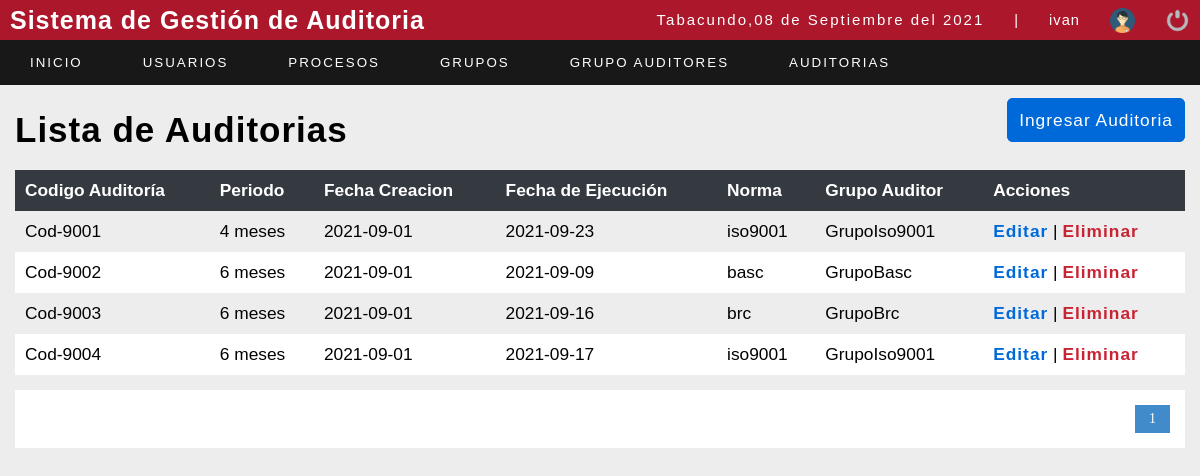
/sistema/lista_detalleauditoria.php (signed in), run on the app's committed database.
### tables this page shows
CREATE TABLE `norma` (
  `idnorma` int(11) NOT NULL,
  `nombrenorma` varchar(50) NOT NULL
);

CREATE TABLE `detalleauditoria` (
  `iddetalleauditoria` int(11) NOT NULL,
  `codigoauditoria` varchar(80) NOT NULL,
  `idperiodo` int(11) NOT NULL,
  `fechaejecucion` date NOT NULL,
  `idgrupo` int(11) NOT NULL,
  `fechacreacion` date NOT NULL DEFAULT current_timestamp(),
  `estado` int(11) NOT NULL DEFAULT 1
);

CREATE TABLE `periodo` (
  `idperiodo` int(11) NOT NULL,
  `tiempoperiodo` varchar(50) NOT NULL
);

CREATE TABLE `grupoauditor` (
  `idgrupo` int(11) NOT NULL,
  `nombregrupo` varchar(50) NOT NULL,
  `idnorma` int(11) NOT NULL
);

### sistema/lista_detalleauditoria.php (the view, shortened to what this page needs)
<?php
include "../conexion.php";
?>
<!DOCTYPE html>
<html lang="en">
<head>
	<?php include "includes/scripts.php"; ?>
	<link rel="stylesheet" href="https://pro.fontawesome.com/releases/v5.10.0/css/all.css" />
</head>
<body>
	<?php include "includes/header.php"; ?>
	<section id="container">
		<div style="display: flex;  justify-content:space-between; margin: 20px 0px; ">
		<h1>Lista de Auditorias</h1>
		<div style="justify-content:flex-end">
		<a style="border: 2px solid #0069D9;  color: #ffffff; background-color: #0069D9; border-radius: 6px;" href="registro_auditoria.php" class="btn_save">Ingresar Auditoria</a>
	    </div>
		</div>
		<table>
			<tr>
				<th>Codigo Auditoría</th>
				<th>Periodo</th>
				<th>Fecha Creacion</th>
				<th>Fecha de Ejecución</th>
				<th>Norma</th>
				<th>Grupo Auditor</th>
				<th>Acciones</th>
			</tr>
			<?php
			$sql_registe = mysqli_query($conection, "SELECT COUNT(*) as total_registro FROM norma n, grupoauditor ga,detallegrupo dg, detalleauditoria da, periodo p WHERE P.idperiodo=da.idperiodo AND n.idnorma=ga.idnorma AND dg.idgrupo=da.idgrupo and dg.idgrupo=ga.idgrupo AND dg.idrolauditor=1");
			$result_register = mysqli_fetch_array($sql_registe);
			$total_registro = $result_register['total_registro'];
			$por_pagina = 15;
			if (empty($_GET['pagina'])) {
				$pagina = 1;
			} else {
				$pagina = $_GET['pagina'];
			}
			$desde = ($pagina - 1) * $por_pagina;
			$total_paginas = ceil($total_registro / $por_pagina);
			$query = mysqli_query($conection, "SELECT iddetalleauditoria,codigoauditoria,tiempoperiodo,fechacreacion,fechaejecucion,nombrenorma,nombregrupo FROM norma n, grupoauditor ga,detallegrupo dg, detalleauditoria da, periodo p WHERE P.idperiodo=da.idperiodo AND n.idnorma=ga.idnorma AND dg.idgrupo=da.idgrupo and dg.idgrupo=ga.idgrupo AND dg.idrolauditor=1 ORDER BY codigoauditoria ASC LIMIT $desde,$por_pagina");
			$result = mysqli_num_rows($query);
			if ($result > 0) {
				while ($data = mysqli_fetch_array($query)) {
			?>
					<tr>
						<td><?php echo $data[1]; ?></td>
						<td><?php echo $data[2]; ?></td>
						<td><?php echo $data[3]; ?></td>
						<td><?php echo $data[4]; ?></td>
						<td><?php echo $data[5]; ?></td>
						<td><?php echo $data[6]; ?></td>
						<td>
							<a class="link_edit" href="editar_auditoria.php?id=<?php echo $data[0]; ?>">Editar</a>
							<?php if ($_SESSION['rol'] == 1) { ?>
								|
								<a class="link_delete" href="eliminar_auditorias.php?id=<?php echo $data[0]; ?>">Eliminar</a>
							<?php } ?>
						</td>
					</tr>
			<?php
				}
			}
			?>
		</table>
		<div class="paginador">
			<ul>
				<?php
				for ($i = 1; $i <= $total_paginas; $i++) {
					if ($i == $pagina) {
						echo '<li class="pageSelected">' . $i . '</li>';
					} else {
						echo '<li><a href="?pagina=' . $i . '">' . $i . '</a></li>';
					}
				}
				?>
			</ul>
		</div>
	</section>
</body>
</html>

### sistema/css/style.css (style rules this page uses)
* { margin: 0; padding: 0; box-sizing: border-box; }
body { background: #ededed; }
h1, h2, h3, h4, h5, h6 { font-family: Arial, sans-serif; font-weight: bold; letter-spacing: 1px; }
h1 { font-size: 25px; }
a { text-decoration: none; font-family: Arial, sans-serif; letter-spacing: 1px; }
#container { padding: 90px 15px 15px; }
.btn_save { font-size: 13pt; background: #0069D9; padding: 10px; color: #fff; letter-spacing: 1px; border: 0; cursor: pointer; margin: 15px auto; }
#container h1 { font-size: 35px; display: inline-block; }
table { border-collapse: collapse; font-size: 13pt; font-family: Arial, sans-serif; width: 100%; }
table th { text-align: left; padding: 10px; background: #343A40; color: #fff; }
table tr:nth-child(odd) { background: #fff; }
table td { padding: 10px; }
.link_edit { font-weight: bold; color: #0069D9; }
.link_delete { font-weight: bold; color: #C82333; }
.paginador ul { padding: 15px; list-style: none; background: #FFF; margin-top: 15px; display: -webkit-flex; display: -moz-flex; display: -ms-flex; display: -o-flex; display: flex; justify-content: flex-end; }
.paginador a, .pageSelected { color: #428bca; border: 1px solid #ddd; padding: 5px; display: inline-block; font-size: 14px; text-align: center; width: 35px; }
.pageSelected { color: #FFF; background: #428bca; border: 1px solid #428bca; }

### data on the page
norma: detalleauditoria.codigoauditoria "Cod-9001", periodo.tiempoperiodo "4 meses", detalleauditoria.fechacreacion "2021-09-01", detalleauditoria.fechaejecucion "2021-09-23", nombrenorma "iso9001", grupoauditor.nombregrupo "GrupoIso9001", detalleauditoria.codigoauditoria "Cod-9004", periodo.tiempoperiodo "6 meses", detalleauditoria.fechaejecucion "2021-09-17"
norma: detalleauditoria.codigoauditoria "Cod-9002", periodo.tiempoperiodo "6 meses", detalleauditoria.fechacreacion "2021-09-01", detalleauditoria.fechaejecucion "2021-09-09", nombrenorma "basc", grupoauditor.nombregrupo "GrupoBasc"
norma: detalleauditoria.codigoauditoria "Cod-9003", periodo.tiempoperiodo "6 meses", detalleauditoria.fechacreacion "2021-09-01", detalleauditoria.fechaejecucion "2021-09-16", nombrenorma "brc", grupoauditor.nombregrupo "GrupoBrc"

### other printed values
fechaC() "08 de Septiembre del 2021"
$_SESSION['user'] "ivan"
